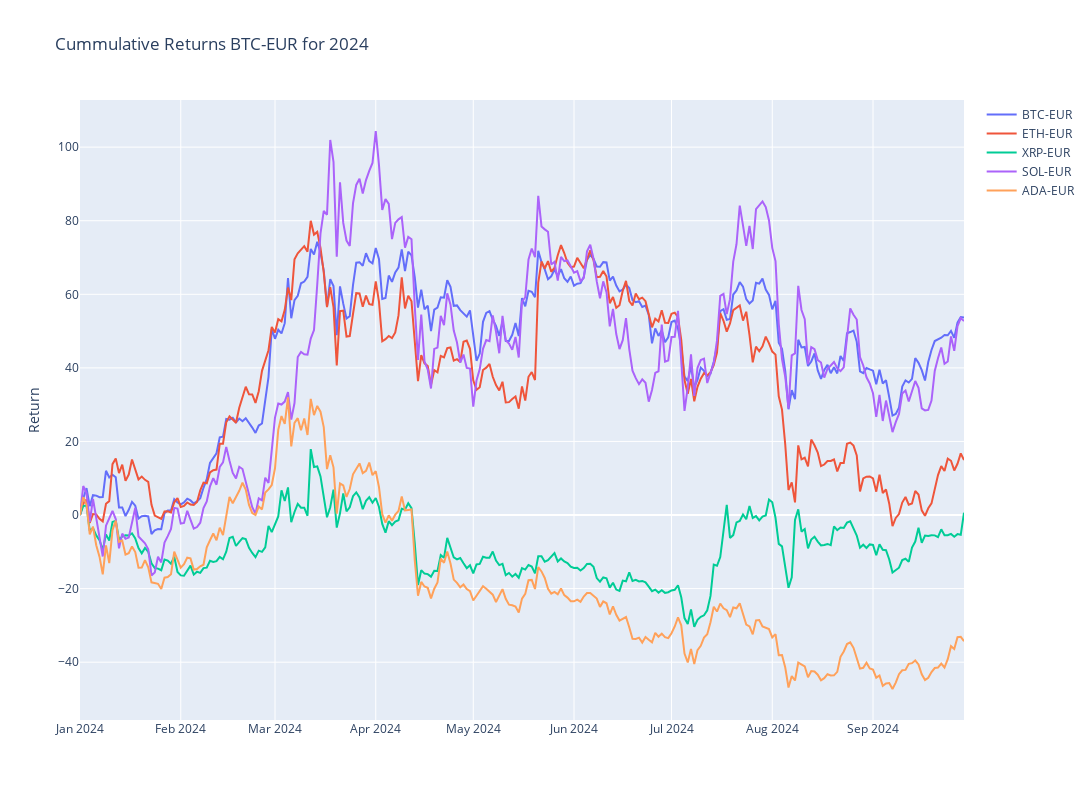

Here is the notebook cell this chart was saved with:
### Code cell
# Plotly
fig = make_subplots()

# Graph (1,1)
# Loop all stock files and get cummulative return for year
for stock in tqdm(index_list):
    f = os.path.join("../input", stock)
    df = pd.read_csv(f+".csv",index_col="Date",parse_dates=True)
    df['Cummulative_Return'] = cumulative_return(df["Adj Close"].loc[year])
    fig.add_trace(go.Scatter(x=df['Cummulative_Return'].loc[year].index,y=df['Cummulative_Return'].loc[year],mode="lines",name=stock.split('.')[0]),row=1,col=1)

# Update xaxis properties
fig.update_yaxes(title_text="Return", row=1, col=1)

fig.update_layout(height=800, width=1300,showlegend=True,title=f"Cummulative Returns {ticker} for {year}")

fig.show()

### Figure 1 — Plotly figure (JSON) as saved in the notebook; plotly's stock layout.template omitted (floating-point values rounded to 4 significant figures; data arrays with more than 128 entries replaced by an {"elided": "..."} marker saying what was removed)
{"data": [{"mode": "lines", "name": "BTC-EUR", "type": "scatter", "x": {"elided": "273 str values"}, "xaxis": "x", "y": {"elided": "273 float values"}, "yaxis": "y"}, {"mode": "lines", "name": "ETH-EUR", "type": "scatter", "x": {"elided": "273 str values"}, "xaxis": "x", "y": {"elided": "273 float values"}, "yaxis": "y"}, {"mode": "lines", "name": "XRP-EUR", "type": "scatter", "x": {"elided": "273 str values"}, "xaxis": "x", "y": {"elided": "273 float values"}, "yaxis": "y"}, {"mode": "lines", "name": "SOL-EUR", "type": "scatter", "x": {"elided": "273 str values"}, "xaxis": "x", "y": {"elided": "273 float values"}, "yaxis": "y"}, {"mode": "lines", "name": "ADA-EUR", "type": "scatter", "x": {"elided": "273 str values"}, "xaxis": "x", "y": {"elided": "273 float values"}, "yaxis": "y"}], "layout": {"height": 800, "showlegend": true, "title": {"text": "Cummulative Returns BTC-EUR for 2024"}, "width": 1300, "xaxis": {"anchor": "y", "domain": [0, 1]}, "yaxis": {"anchor": "x", "domain": [0, 1], "title": {"text": "Return"}}}}
